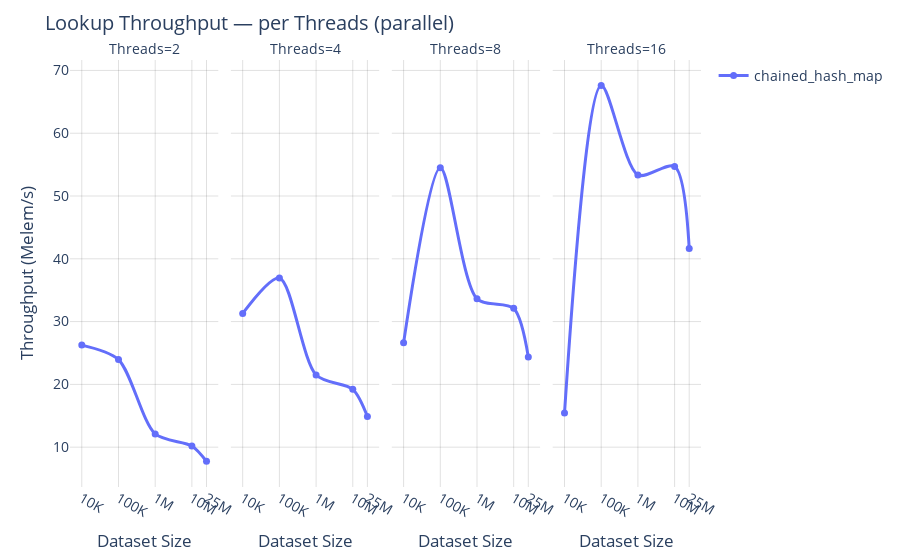
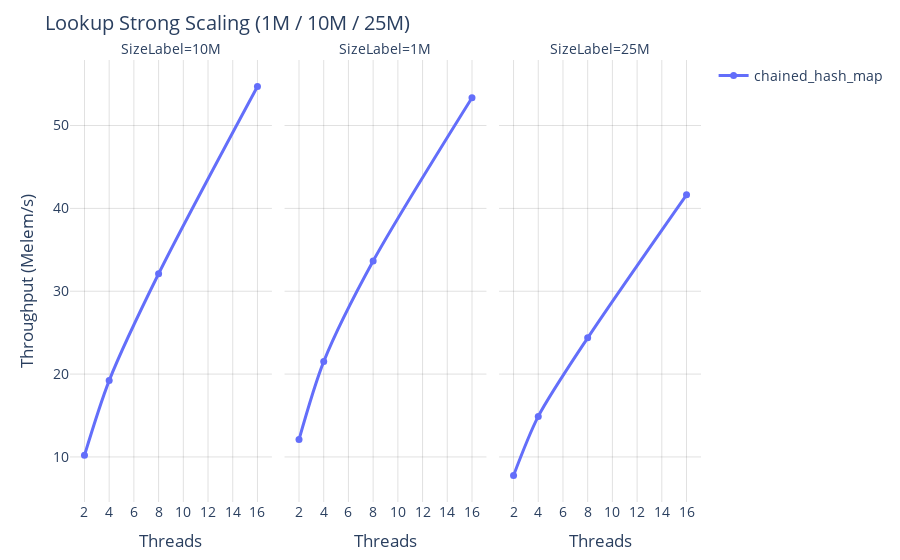
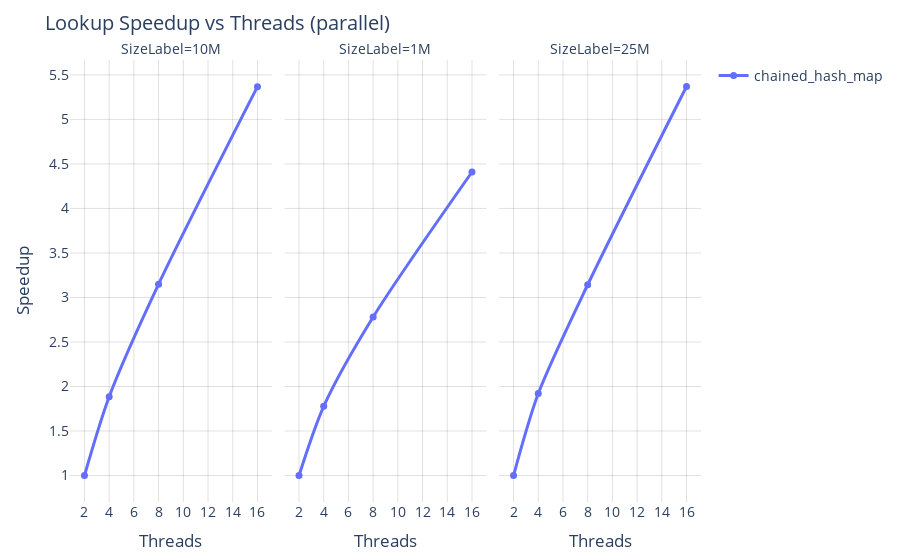
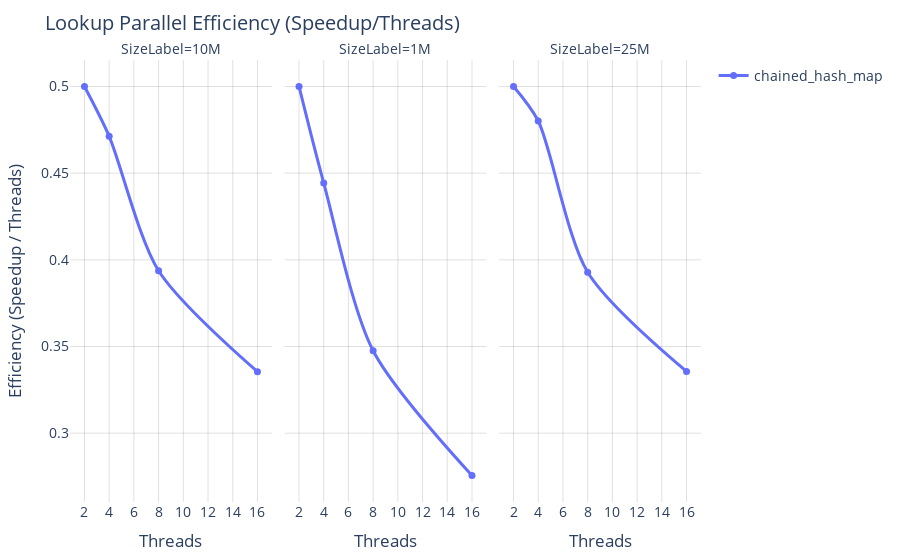

The cell these charts' notebook holds for them, in order:
### Code cell
src = b

# 1) Compare algorithms at each thread count, over sizes
fig1 = plot_parallel_facets_by_threads(
    src, "lookup", "Lookup Throughput — per Threads (parallel)",
    bench_type="throughput"
)
fig1.show()

# 2) Strong scaling at three big sizes
fig2 = plot_parallel_strong_scaling(
    src, "lookup", "Lookup Strong Scaling (1M / 10M / 25M)",
    bench_type="throughput", sizes=[1e6, 1e7, 2.5e7]
)
fig2.show()

# 3) Speedup vs baseline (auto: 1-thread if present else min threads)
fig3 = plot_parallel_speedup(
    src, "lookup", "Lookup Speedup vs Threads (parallel)",
    bench_type="throughput", sizes=[1e6, 1e7, 2.5e7]
)
fig3.show()

# …or efficiency:
fig4 = plot_parallel_speedup(
    src, "lookup", "Lookup Parallel Efficiency (Speedup/Threads)",
    bench_type="throughput", sizes=[1e6, 1e7, 2.5e7], show_efficiency=True
)
fig4.show()

### Figure 1 — Plotly figure (JSON) as saved in the notebook; plotly's stock layout.template omitted (floating-point values rounded to 4 significant figures)
{"data": [{"hovertemplate": "=chained_hash_map<br>Threads=2<br>Dataset Size=%{x}<br>Throughput (Melem/s)=%{y}<extra></extra>", "legendgroup": "chained_hash_map", "line": {"color": "#636efa", "dash": "solid", "shape": "spline", "smoothing": 0.8, "width": 3}, "marker": {"size": 7, "symbol": "circle"}, "mode": "lines+markers", "name": "chained_hash_map", "orientation": "v", "showlegend": true, "type": "scatter", "x": [10000, 100000, 1000000, 10000000, 25000000], "xaxis": "x", "y": [26.26, 23.95, 12.1, 10.19, 7.755], "yaxis": "y"}, {"hovertemplate": "=chained_hash_map<br>Threads=4<br>Dataset Size=%{x}<br>Throughput (Melem/s)=%{y}<extra></extra>", "legendgroup": "chained_hash_map", "line": {"color": "#636efa", "dash": "solid", "shape": "spline", "smoothing": 0.8, "width": 3}, "marker": {"size": 7, "symbol": "circle"}, "mode": "lines+markers", "name": "chained_hash_map", "orientation": "v", "showlegend": false, "type": "scatter", "x": [10000, 100000, 1000000, 10000000, 25000000], "xaxis": "x2", "y": [31.3, 36.93, 21.51, 19.22, 14.89], "yaxis": "y2"}, {"hovertemplate": "=chained_hash_map<br>Threads=8<br>Dataset Size=%{x}<br>Throughput (Melem/s)=%{y}<extra></extra>", "legendgroup": "chained_hash_map", "line": {"color": "#636efa", "dash": "solid", "shape": "spline", "smoothing": 0.8, "width": 3}, "marker": {"size": 7, "symbol": "circle"}, "mode": "lines+markers", "name": "chained_hash_map", "orientation": "v", "showlegend": false, "type": "scatter", "x": [10000, 100000, 1000000, 10000000, 25000000], "xaxis": "x3", "y": [26.62, 54.5, 33.65, 32.11, 24.37], "yaxis": "y3"}, {"hovertemplate": "=chained_hash_map<br>Threads=16<br>Dataset Size=%{x}<br>Throughput (Melem/s)=%{y}<extra></extra>", "legendgroup": "chained_hash_map", "line": {"color": "#636efa", "dash": "solid", "shape": "spline", "smoothing": 0.8, "width": 3}, "marker": {"size": 7, "symbol": "circle"}, "mode": "lines+markers", "name": "chained_hash_map", "orientation": "v", "showlegend": false, "type": "scatter", "x": [10000, 100000, 1000000, 10000000, 25000000], "xaxis": "x4", "y": [15.42, 67.59, 53.35, 54.71, 41.64], "yaxis": "y4"}], "layout": {"annotations": [{"font": {}, "showarrow": false, "text": "Threads=2", "x": 0.1175, "xanchor": "center", "xref": "paper", "y": 1, "yanchor": "bottom", "yref": "paper"}, {"font": {}, "showarrow": false, "text": "Threads=4", "x": 0.3725, "xanchor": "center", "xref": "paper", "y": 1, "yanchor": "bottom", "yref": "paper"}, {"font": {}, "showarrow": false, "text": "Threads=8", "x": 0.6275, "xanchor": "center", "xref": "paper", "y": 1, "yanchor": "bottom", "yref": "paper"}, {"font": {}, "showarrow": false, "text": "Threads=16", "x": 0.8825, "xanchor": "center", "xref": "paper", "y": 1, "yanchor": "bottom", "yref": "paper"}], "autosize": true, "font": {"size": 14}, "hovermode": "x unified", "legend": {"title": {"text": ""}, "tracegroupgap": 0}, "margin": {"b": 55, "l": 70, "r": 20, "t": 60}, "title": {"text": "Lookup Throughput — per Threads (parallel)"}, "xaxis": {"anchor": "y", "autorange": true, "domain": [0, 0.235], "gridcolor": "rgba(0, 0, 0, 0.12)", "range": [3.711, 7.687], "showgrid": true, "ticktext": ["10K", "100K", "1M", "10M", "25M"], "tickvals": [10000, 100000, 1000000, 10000000, 25000000], "title": {"text": "Dataset Size"}, "type": "log"}, "xaxis2": {"anchor": "y2", "autorange": true, "domain": [0.255, 0.49], "gridcolor": "rgba(0, 0, 0, 0.12)", "matches": "x", "range": [3.711, 7.687], "showgrid": true, "ticktext": ["10K", "100K", "1M", "10M", "25M"], "tickvals": [10000, 100000, 1000000, 10000000, 25000000], "title": {"text": "Dataset Size"}, "type": "log"}, "xaxis3": {"anchor": "y3", "autorange": true, "domain": [0.51, 0.745], "gridcolor": "rgba(0, 0, 0, 0.12)", "matches": "x", "range": [3.711, 7.687], "showgrid": true, "ticktext": ["10K", "100K", "1M", "10M", "25M"], "tickvals": [10000, 100000, 1000000, 10000000, 25000000], "title": {"text": "Dataset Size"}, "type": "log"}, "xaxis4": {"anchor": "y4", "autorange": true, "domain": [0.765, 1.0], "gridcolor": "rgba(0, 0, 0, 0.12)", "matches": "x", "range": [3.711, 7.687], "showgrid": true, "ticktext": ["10K", "100K", "1M", "10M", "25M"], "tickvals": [10000, 100000, 1000000, 10000000, 25000000], "title": {"text": "Dataset Size"}, "type": "log"}, "yaxis": {"anchor": "x", "autorange": true, "domain": [0, 1], "gridcolor": "rgba(0, 0, 0, 0.12)", "range": [2.936, 72.41], "showgrid": true, "title": {"text": "Throughput (Melem/s)"}, "type": "linear"}, "yaxis2": {"anchor": "x2", "autorange": true, "domain": [0, 1], "gridcolor": "rgba(0, 0, 0, 0.12)", "matches": "y", "range": [2.936, 72.41], "showgrid": true, "showticklabels": false, "type": "linear"}, "yaxis3": {"anchor": "x3", "autorange": true, "domain": [0, 1], "gridcolor": "rgba(0, 0, 0, 0.12)", "matches": "y", "range": [2.936, 72.41], "showgrid": true, "showticklabels": false, "type": "linear"}, "yaxis4": {"anchor": "x4", "autorange": true, "domain": [0, 1], "gridcolor": "rgba(0, 0, 0, 0.12)", "matches": "y", "range": [2.936, 72.41], "showgrid": true, "showticklabels": false, "type": "linear"}}}

### Figure 2 — Plotly figure (JSON) as saved in the notebook; plotly's stock layout.template omitted (floating-point values rounded to 4 significant figures)
{"data": [{"hovertemplate": "=chained_hash_map<br>SizeLabel=10M<br>Threads=%{x}<br>Throughput (Melem/s)=%{y}<extra></extra>", "legendgroup": "chained_hash_map", "line": {"color": "#636efa", "dash": "solid", "shape": "spline", "smoothing": 0.8, "width": 3}, "marker": {"size": 7, "symbol": "circle"}, "mode": "lines+markers", "name": "chained_hash_map", "orientation": "v", "showlegend": true, "type": "scatter", "x": [2, 4, 8, 16], "xaxis": "x", "y": [10.19, 19.22, 32.11, 54.71], "yaxis": "y"}, {"hovertemplate": "=chained_hash_map<br>SizeLabel=1M<br>Threads=%{x}<br>Throughput (Melem/s)=%{y}<extra></extra>", "legendgroup": "chained_hash_map", "line": {"color": "#636efa", "dash": "solid", "shape": "spline", "smoothing": 0.8, "width": 3}, "marker": {"size": 7, "symbol": "circle"}, "mode": "lines+markers", "name": "chained_hash_map", "orientation": "v", "showlegend": false, "type": "scatter", "x": [2, 4, 8, 16], "xaxis": "x2", "y": [12.1, 21.51, 33.65, 53.35], "yaxis": "y2"}, {"hovertemplate": "=chained_hash_map<br>SizeLabel=25M<br>Threads=%{x}<br>Throughput (Melem/s)=%{y}<extra></extra>", "legendgroup": "chained_hash_map", "line": {"color": "#636efa", "dash": "solid", "shape": "spline", "smoothing": 0.8, "width": 3}, "marker": {"size": 7, "symbol": "circle"}, "mode": "lines+markers", "name": "chained_hash_map", "orientation": "v", "showlegend": false, "type": "scatter", "x": [2, 4, 8, 16], "xaxis": "x3", "y": [7.755, 14.89, 24.37, 41.64], "yaxis": "y3"}], "layout": {"annotations": [{"font": {}, "showarrow": false, "text": "SizeLabel=10M", "x": 0.16, "xanchor": "center", "xref": "paper", "y": 1, "yanchor": "bottom", "yref": "paper"}, {"font": {}, "showarrow": false, "text": "SizeLabel=1M", "x": 0.5, "xanchor": "center", "xref": "paper", "y": 1, "yanchor": "bottom", "yref": "paper"}, {"font": {}, "showarrow": false, "text": "SizeLabel=25M", "x": 0.84, "xanchor": "center", "xref": "paper", "y": 1, "yanchor": "bottom", "yref": "paper"}], "autosize": true, "font": {"size": 14}, "hovermode": "x unified", "legend": {"title": {"text": ""}, "tracegroupgap": 0}, "margin": {"b": 55, "l": 70, "r": 20, "t": 60}, "title": {"text": "Lookup Strong Scaling (1M / 10M / 25M)"}, "xaxis": {"anchor": "y", "autorange": true, "domain": [0, 0.32], "dtick": 2, "gridcolor": "rgba(0, 0, 0, 0.12)", "range": [0.9245, 17.08], "showgrid": true, "title": {"text": "Threads"}, "type": "linear"}, "xaxis2": {"anchor": "y2", "autorange": true, "domain": [0.34, 0.66], "dtick": 2, "gridcolor": "rgba(0, 0, 0, 0.12)", "matches": "x", "range": [0.9245, 17.08], "showgrid": true, "title": {"text": "Threads"}, "type": "linear"}, "xaxis3": {"anchor": "y3", "autorange": true, "domain": [0.68, 1.0], "dtick": 2, "gridcolor": "rgba(0, 0, 0, 0.12)", "matches": "x", "range": [0.9245, 17.08], "showgrid": true, "title": {"text": "Threads"}, "type": "linear"}, "yaxis": {"anchor": "x", "autorange": true, "domain": [0, 1], "gridcolor": "rgba(0, 0, 0, 0.12)", "range": [4.059, 58.41], "showgrid": true, "title": {"text": "Throughput (Melem/s)"}, "type": "linear"}, "yaxis2": {"anchor": "x2", "autorange": true, "domain": [0, 1], "gridcolor": "rgba(0, 0, 0, 0.12)", "matches": "y", "range": [4.059, 58.41], "showgrid": true, "showticklabels": false, "type": "linear"}, "yaxis3": {"anchor": "x3", "autorange": true, "domain": [0, 1], "gridcolor": "rgba(0, 0, 0, 0.12)", "matches": "y", "range": [4.059, 58.41], "showgrid": true, "showticklabels": false, "type": "linear"}}}

### Figure 3 — Plotly figure (JSON) as saved in the notebook; plotly's stock layout.template omitted (floating-point values rounded to 4 significant figures)
{"data": [{"hovertemplate": "=chained_hash_map<br>SizeLabel=10M<br>Threads=%{x}<br>Speedup=%{y}<extra></extra>", "legendgroup": "chained_hash_map", "line": {"color": "#636efa", "dash": "solid", "shape": "spline", "smoothing": 0.8, "width": 3}, "marker": {"size": 7, "symbol": "circle"}, "mode": "lines+markers", "name": "chained_hash_map", "orientation": "v", "showlegend": true, "type": "scatter", "x": [2, 4, 8, 16], "xaxis": "x", "y": [1, 1.885, 3.15, 5.367], "yaxis": "y"}, {"hovertemplate": "=chained_hash_map<br>SizeLabel=1M<br>Threads=%{x}<br>Speedup=%{y}<extra></extra>", "legendgroup": "chained_hash_map", "line": {"color": "#636efa", "dash": "solid", "shape": "spline", "smoothing": 0.8, "width": 3}, "marker": {"size": 7, "symbol": "circle"}, "mode": "lines+markers", "name": "chained_hash_map", "orientation": "v", "showlegend": false, "type": "scatter", "x": [2, 4, 8, 16], "xaxis": "x2", "y": [1, 1.777, 2.78, 4.409], "yaxis": "y2"}, {"hovertemplate": "=chained_hash_map<br>SizeLabel=25M<br>Threads=%{x}<br>Speedup=%{y}<extra></extra>", "legendgroup": "chained_hash_map", "line": {"color": "#636efa", "dash": "solid", "shape": "spline", "smoothing": 0.8, "width": 3}, "marker": {"size": 7, "symbol": "circle"}, "mode": "lines+markers", "name": "chained_hash_map", "orientation": "v", "showlegend": false, "type": "scatter", "x": [2, 4, 8, 16], "xaxis": "x3", "y": [1, 1.92, 3.143, 5.37], "yaxis": "y3"}], "layout": {"annotations": [{"font": {}, "showarrow": false, "text": "SizeLabel=10M", "x": 0.16, "xanchor": "center", "xref": "paper", "y": 1, "yanchor": "bottom", "yref": "paper"}, {"font": {}, "showarrow": false, "text": "SizeLabel=1M", "x": 0.5, "xanchor": "center", "xref": "paper", "y": 1, "yanchor": "bottom", "yref": "paper"}, {"font": {}, "showarrow": false, "text": "SizeLabel=25M", "x": 0.84, "xanchor": "center", "xref": "paper", "y": 1, "yanchor": "bottom", "yref": "paper"}], "autosize": true, "font": {"size": 14}, "hovermode": "x unified", "legend": {"title": {"text": ""}, "tracegroupgap": 0}, "margin": {"b": 55, "l": 70, "r": 20, "t": 60}, "title": {"text": "Lookup Speedup vs Threads (parallel)"}, "xaxis": {"anchor": "y", "autorange": true, "domain": [0, 0.32], "dtick": 2, "gridcolor": "rgba(0, 0, 0, 0.12)", "range": [0.9245, 17.08], "showgrid": true, "title": {"text": "Threads"}, "type": "linear"}, "xaxis2": {"anchor": "y2", "autorange": true, "domain": [0.34, 0.66], "dtick": 2, "gridcolor": "rgba(0, 0, 0, 0.12)", "matches": "x", "range": [0.9245, 17.08], "showgrid": true, "title": {"text": "Threads"}, "type": "linear"}, "xaxis3": {"anchor": "y3", "autorange": true, "domain": [0.68, 1.0], "dtick": 2, "gridcolor": "rgba(0, 0, 0, 0.12)", "matches": "x", "range": [0.9245, 17.08], "showgrid": true, "title": {"text": "Threads"}, "type": "linear"}, "yaxis": {"anchor": "x", "autorange": true, "domain": [0, 1], "gridcolor": "rgba(0, 0, 0, 0.12)", "range": [0.656, 5.714], "showgrid": true, "title": {"text": "Speedup"}, "type": "linear"}, "yaxis2": {"anchor": "x2", "autorange": true, "domain": [0, 1], "gridcolor": "rgba(0, 0, 0, 0.12)", "matches": "y", "range": [0.656, 5.714], "showgrid": true, "showticklabels": false, "type": "linear"}, "yaxis3": {"anchor": "x3", "autorange": true, "domain": [0, 1], "gridcolor": "rgba(0, 0, 0, 0.12)", "matches": "y", "range": [0.656, 5.714], "showgrid": true, "showticklabels": false, "type": "linear"}}}

### Figure 4 — Plotly figure (JSON) as saved in the notebook; plotly's stock layout.template omitted (floating-point values rounded to 4 significant figures)
{"data": [{"hovertemplate": "=chained_hash_map<br>SizeLabel=10M<br>Threads=%{x}<br>Efficiency (Speedup / Threads)=%{y}<extra></extra>", "legendgroup": "chained_hash_map", "line": {"color": "#636efa", "dash": "solid", "shape": "spline", "smoothing": 0.8, "width": 3}, "marker": {"size": 7, "symbol": "circle"}, "mode": "lines+markers", "name": "chained_hash_map", "orientation": "v", "showlegend": true, "type": "scatter", "x": [2, 4, 8, 16], "xaxis": "x", "y": [0.5, 0.4713, 0.3937, 0.3355], "yaxis": "y"}, {"hovertemplate": "=chained_hash_map<br>SizeLabel=1M<br>Threads=%{x}<br>Efficiency (Speedup / Threads)=%{y}<extra></extra>", "legendgroup": "chained_hash_map", "line": {"color": "#636efa", "dash": "solid", "shape": "spline", "smoothing": 0.8, "width": 3}, "marker": {"size": 7, "symbol": "circle"}, "mode": "lines+markers", "name": "chained_hash_map", "orientation": "v", "showlegend": false, "type": "scatter", "x": [2, 4, 8, 16], "xaxis": "x2", "y": [0.5, 0.4443, 0.3475, 0.2756], "yaxis": "y2"}, {"hovertemplate": "=chained_hash_map<br>SizeLabel=25M<br>Threads=%{x}<br>Efficiency (Speedup / Threads)=%{y}<extra></extra>", "legendgroup": "chained_hash_map", "line": {"color": "#636efa", "dash": "solid", "shape": "spline", "smoothing": 0.8, "width": 3}, "marker": {"size": 7, "symbol": "circle"}, "mode": "lines+markers", "name": "chained_hash_map", "orientation": "v", "showlegend": false, "type": "scatter", "x": [2, 4, 8, 16], "xaxis": "x3", "y": [0.5, 0.4801, 0.3929, 0.3356], "yaxis": "y3"}], "layout": {"annotations": [{"font": {}, "showarrow": false, "text": "SizeLabel=10M", "x": 0.16, "xanchor": "center", "xref": "paper", "y": 1, "yanchor": "bottom", "yref": "paper"}, {"font": {}, "showarrow": false, "text": "SizeLabel=1M", "x": 0.5, "xanchor": "center", "xref": "paper", "y": 1, "yanchor": "bottom", "yref": "paper"}, {"font": {}, "showarrow": false, "text": "SizeLabel=25M", "x": 0.84, "xanchor": "center", "xref": "paper", "y": 1, "yanchor": "bottom", "yref": "paper"}], "autosize": true, "font": {"size": 14}, "hovermode": "x unified", "legend": {"title": {"text": ""}, "tracegroupgap": 0}, "margin": {"b": 55, "l": 70, "r": 20, "t": 60}, "title": {"text": "Lookup Parallel Efficiency (Speedup/Threads)"}, "xaxis": {"anchor": "y", "autorange": true, "domain": [0, 0.32], "dtick": 2, "gridcolor": "rgba(0, 0, 0, 0.12)", "range": [0.9237, 17.08], "showgrid": true, "title": {"text": "Threads"}, "type": "linear"}, "xaxis2": {"anchor": "y2", "autorange": true, "domain": [0.34, 0.66], "dtick": 2, "gridcolor": "rgba(0, 0, 0, 0.12)", "matches": "x", "range": [0.9237, 17.08], "showgrid": true, "title": {"text": "Threads"}, "type": "linear"}, "xaxis3": {"anchor": "y3", "autorange": true, "domain": [0.68, 1.0], "dtick": 2, "gridcolor": "rgba(0, 0, 0, 0.12)", "matches": "x", "range": [0.9237, 17.08], "showgrid": true, "title": {"text": "Threads"}, "type": "linear"}, "yaxis": {"anchor": "x", "autorange": true, "domain": [0, 1], "gridcolor": "rgba(0, 0, 0, 0.12)", "range": [0.2579, 0.5177], "showgrid": true, "title": {"text": "Efficiency (Speedup / Threads)"}, "type": "linear"}, "yaxis2": {"anchor": "x2", "autorange": true, "domain": [0, 1], "gridcolor": "rgba(0, 0, 0, 0.12)", "matches": "y", "range": [0.2579, 0.5177], "showgrid": true, "showticklabels": false, "type": "linear"}, "yaxis3": {"anchor": "x3", "autorange": true, "domain": [0, 1], "gridcolor": "rgba(0, 0, 0, 0.12)", "matches": "y", "range": [0.2579, 0.5177], "showgrid": true, "showticklabels": false, "type": "linear"}}}
